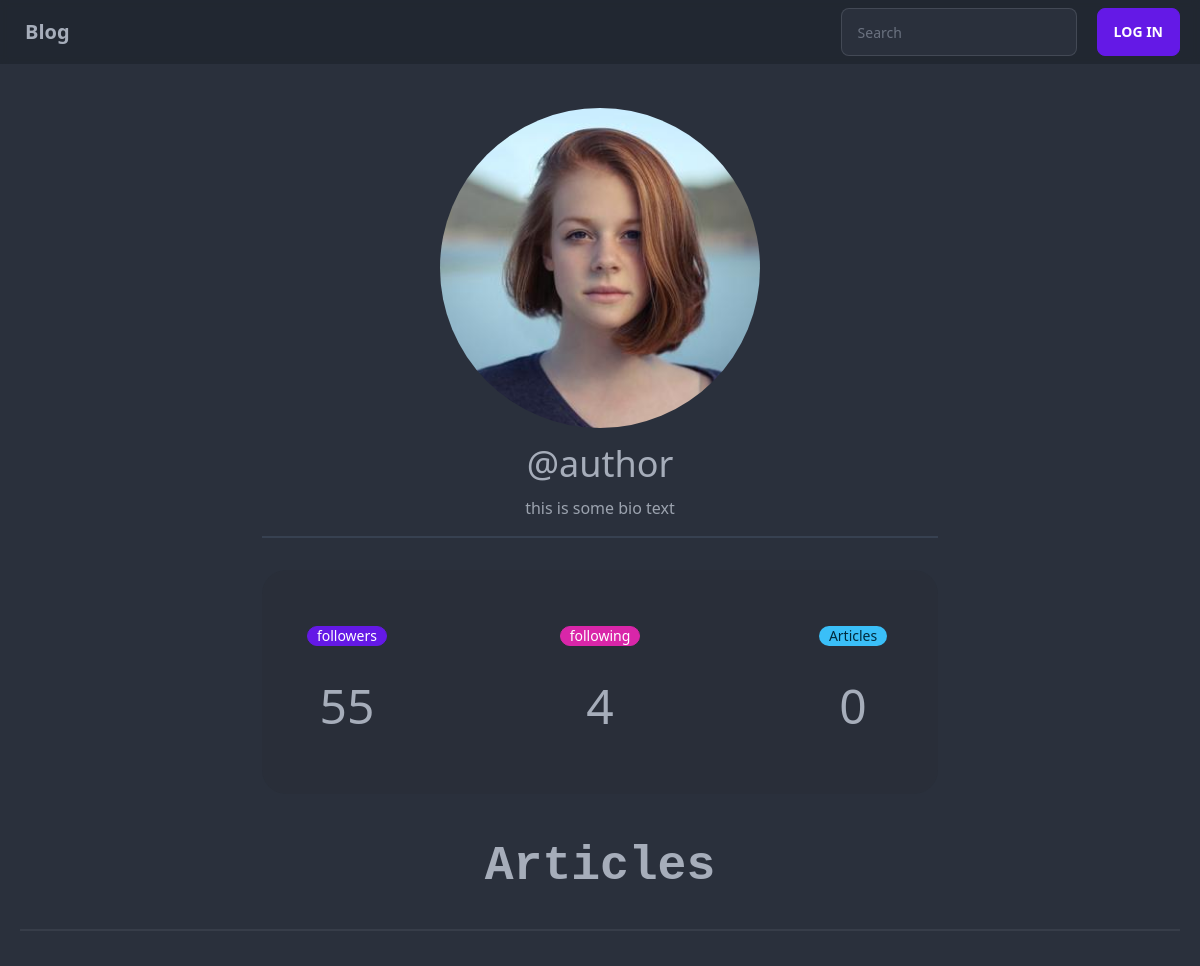
Page /author/author/profile on the earlier database version.
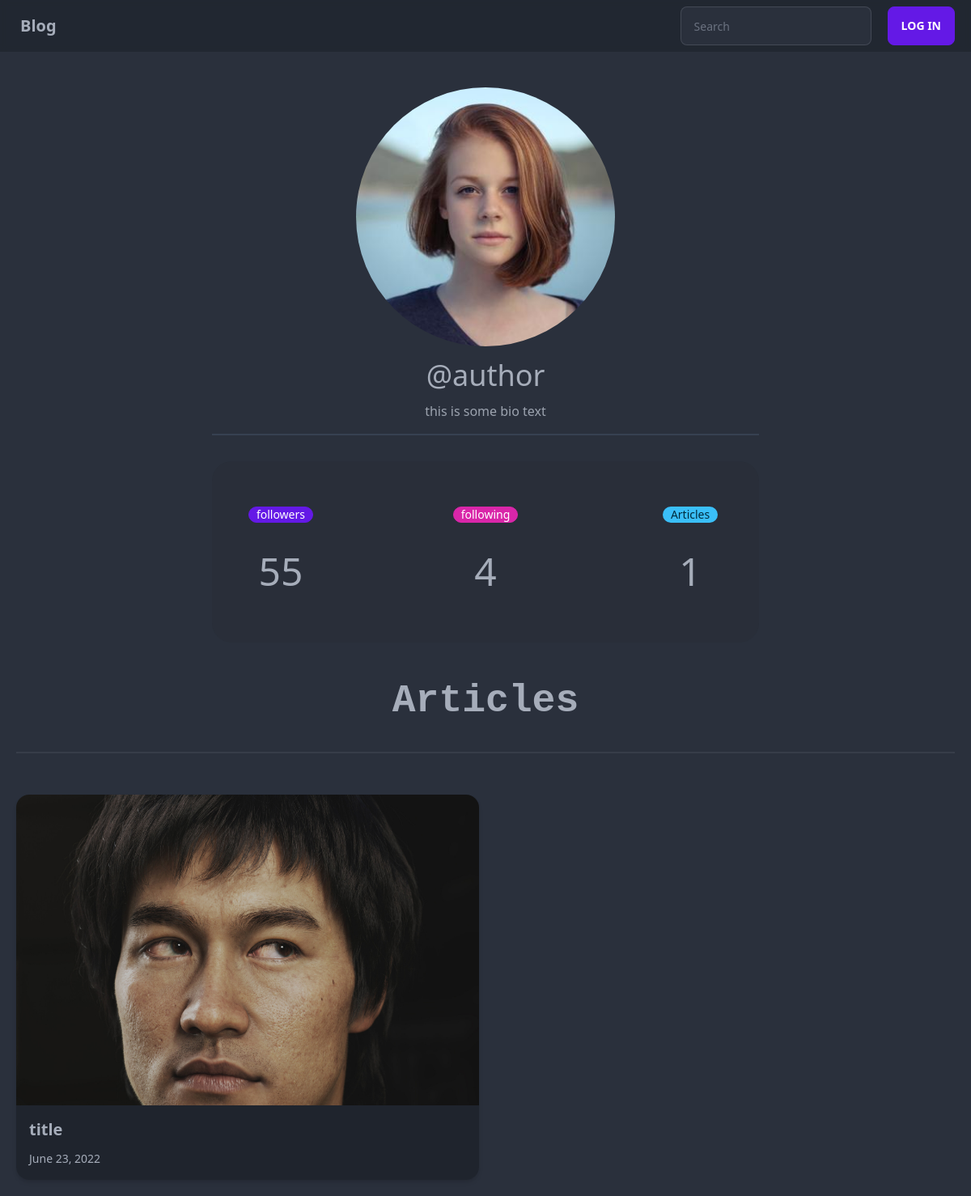
Same page on the later database version.
### authors/models.py (models this page shows, shortened)
class Author(AbstractBaseUser):
    username = models.CharField(unique=True , max_length=50)
    email = models.EmailField(verbose_name='email',unique=True)
    password = models.CharField(max_length=128)
    date_joined = models.DateField(auto_now_add=True , null=True)
    last_login = models.DateTimeField(verbose_name="last login", auto_now=True , null=True)
    avatar = models.ImageField(upload_to=get_avatar_image_path , storage=OverwriteStorage(),null = True , blank = True , default=get_default_avatar)
    is_active = models.BooleanField(default=True)
    is_staff = models.BooleanField(default=False)
    is_admin = models.BooleanField(default=False)
    is_superuser = models.BooleanField(default=False)
    hide_email = models.BooleanField(default=True)
    objects = AuthorManager()
    USERNAME_FIELD = 'username'
    REQUIRED_FIELDS = ['email' , 'password']
    def __str__(self) -> str:
        return self.username

### articles/models.py (models this page shows)
class Article(models.Model):
    author = models.ForeignKey(Author , on_delete=models.CASCADE , related_name='articles')
    title = models.CharField(max_length=65 , default="" , unique=True)
    date_published = models.DateField(auto_now_add = True)
    markdown = models.TextField()
    likes = models.IntegerField(default = 0)
    cover = models.ImageField(upload_to=get_cover_image_path)
    comments = models.ForeignKey(Comment , on_delete=models.CASCADE , default=None , null=True)
    def __str__(self) -> str:
        return self.title.replace(' ' , '-')

### authors/views.py (the view)
# urls.py: path('<str:username>/profile' , view=author_profile , name="author_profile")
def author_profile(req , username):
    try:
        author_username = username.replace('-' , ' ')
        author = Author.objects.get(username = author_username)
        author_articles = author.articles
        context = {
            'author' : author,
            'author_articles' : author_articles
        }
        return render(req , 'authors/authorprofile.html' ,context)
    except ObjectDoesNotExist:
        raise Http404

### authors/templates/authors/authorprofile.html (shortened to what this page needs)
{% extends 'base.html' %}
{% block 'content' %}
<div class="flex flex-col items-center mx-auto py-7">
    <div class="w-9/12 md:w-3/6 lg:w-7/12 xl:w-4/12">
      <div class="w-full text-center">
        <figure>
          <img
            id="author_avatar"
            class="object-cover w-40 h-40 mx-auto duration-500 ease-in-out rounded-full cursor-pointer md:w-80 md:h-80"
            src="/{{author.avatar}}"
            alt="author profile avatar"
          />
        </figure>
        <p class="mt-4 text-4xl rounded-full">@{{author}}</p>
        <div class="my-3 text-gray-400">
            this is some bio text
        </div>
        <div class="h-0.5 bg-gray-700 mt-4 w-full"></div>
        <div class="grid flex-1 grid-cols-5 grid-rows-1 my-5 my-8 gap-x-3 bg-base-200/25 px-7 py-14 rounded-3xl">
          <div class="flex flex-col items-center text-xl">
            <span class="badge badge-primary mb-7">followers</span>
            <FaUsers class="mx-auto my-2 text-5xl" />
            <p>55</p>
          </div>
          <div class="flex flex-col items-center text-xl">
            <span class="badge badge-secondary mb-7">following</span>
            <FaUsers class="mx-auto my-2 text-5xl" />
            <p>4</p>
          </div>
          <div class="flex flex-col items-center text-xl">
            <span class="badge badge-info mb-7">Articles</span>
            <FaCodepen class="mx-auto my-2 text-5xl" />
            <p>{{author_articles.count}}</p>
          </div>
        </div>
      </div>
    </div>
    <h1 class="my-4 font-mono text-5xl font-bold text-center">Articles</h1>
    <div class="my-4 divider"></div>
  </div>
  <div class="grid grid-cols-1 gap-4 md:grid-cols-2">
    {% for a in author_articles.all %}
    <a href="/articles/{{a}}" class="duration-300 ease-in-out shadow-md card card-compact bg-base-100 hover:shadow-xl">
        <figure>
            <img src="/{{a.cover}}" alt="article cover" class="object-cover w-full h-96" />
        </figure>
        <div class="bg-base-300 card-body">
          <h2 class="card-title">{{a.title}}</h2>
          <div class="justify-between card-actions">
            <span>{{a.date_published}}</span>
          </div>
        </div>
      </a>
      {% endfor %}
</div>
{% endblock %}

### theme/templates/base.html (shortened to what this page needs)
{% load static tailwind_tags %}
{% load static %}
<!DOCTYPE html>
<html lang="en" data-theme="dark">
	<head>
		<link rel="stylesheet" href="{% static '/assets/css/all.min.css'%}" type="text/css"/>
		<link rel="stylesheet" href="{% static '/assets/css/dropify.min.css'%}" type="text/css"/>
		{% tailwind_css %}
	</head>
	<body>
		{% include "inc/navbar.html" %}
		<div class="p-5 pt-20">
			{% block 'content' %}
			{% endblock %}
		</div>
	</body>
</html>

### theme/templates/inc/navbar.html (shortened to what this page needs)
<div class="fixed navbar bg-base-300/70 backdrop-blur-sm">
    <div class="flex-1">
      <a href="/" class="text-xl normal-case btn btn-ghost">Blog</a>
    </div>
    <div class="flex-none gap-2">
      <div class="form-control">
        <input type="text" placeholder="Search" class="input input-bordered" />
      </div>
      {% if user.is_authenticated %}
      <div class="dropdown dropdown-end">
        <label tabindex="0" class="btn btn-ghost btn-circle avatar">
        <div class="w-10 rounded-full">
            <img alt="avatar picture" src="/{{user.avatar}}" />
          </div>
        </label>
        <ul tabindex="0" class="p-2 mt-3 shadow menu menu-compact dropdown-content bg-base-100 rounded-box w-52">
          <li>
            <a class="justify-between">
              Profile
              <span class="badge">New</span>
            </a>
          </li>
          <li><a>Settings</a></li>
          <li>
              <form action="{% url 'author_logout' %}" method="POST" class="w-full p-0">
                  {% csrf_token %}
                <input type="hidden" name="_method" value="delete">
                <input type="submit" value="logout" class="w-full p-2 px-[14px] text-left"/>
              </form>
          </li>
        </ul>
      </div>
      {%else%}
      <a href="{% url 'author_login' %}" class="mx-3 btn btn-primary">Log in</a>
      {%endif%}
    </div>
  </div>

Differences in the rows shown:
changed Author "author": count "0" → "1"
added Article: cover (picture), title "title", date_published "June 23, 2022"
